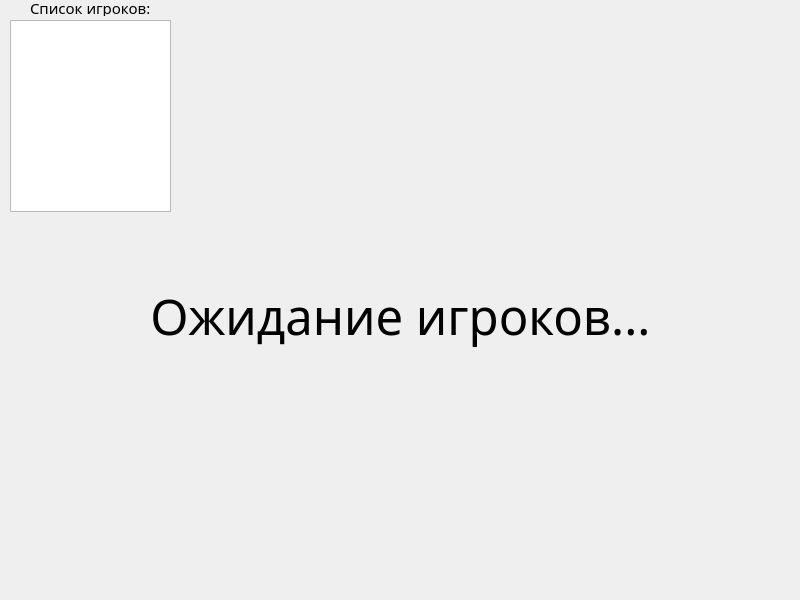
<?xml version="1.0" encoding="UTF-8"?>
<ui version="4.0">
 <class>MainWindow</class>
 <widget class="QMainWindow" name="MainWindow">
  <property name="geometry">
   <rect>
    <x>0</x>
    <y>0</y>
    <width>800</width>
    <height>600</height>
   </rect>
  </property>
  <property name="windowTitle">
   <string>MainWindow</string>
  </property>
  <widget class="QWidget" name="centralwidget">
   <widget class="QListWidget" name="listWidget">
    <property name="geometry">
     <rect>
      <x>10</x>
      <y>20</y>
      <width>161</width>
      <height>192</height>
     </rect>
    </property>
   </widget>
   <widget class="QLabel" name="label">
    <property name="geometry">
     <rect>
      <x>30</x>
      <y>0</y>
      <width>121</width>
      <height>16</height>
     </rect>
    </property>
    <property name="font">
     <font>
      <family>Stem Medium</family>
      <pointsize>11</pointsize>
     </font>
    </property>
    <property name="text">
     <string>Список игроков:</string>
    </property>
   </widget>
   <widget class="QLabel" name="label_2">
    <property name="geometry">
     <rect>
      <x>110</x>
      <y>190</y>
      <width>581</width>
      <height>251</height>
     </rect>
    </property>
    <property name="sizePolicy">
     <sizepolicy hsizetype="Preferred" vsizetype="Preferred">
      <horstretch>0</horstretch>
      <verstretch>0</verstretch>
     </sizepolicy>
    </property>
    <property name="sizeIncrement">
     <size>
      <width>0</width>
      <height>0</height>
     </size>
    </property>
    <property name="font">
     <font>
      <family>Stem Text Bold</family>
      <pointsize>37</pointsize>
     </font>
    </property>
    <property name="text">
     <string>Ожидание игроков...</string>
    </property>
    <property name="alignment">
     <set>Qt::AlignCenter</set>
    </property>
   </widget>
  </widget>
 </widget>
 <resources/>
 <connections/>
</ui>
